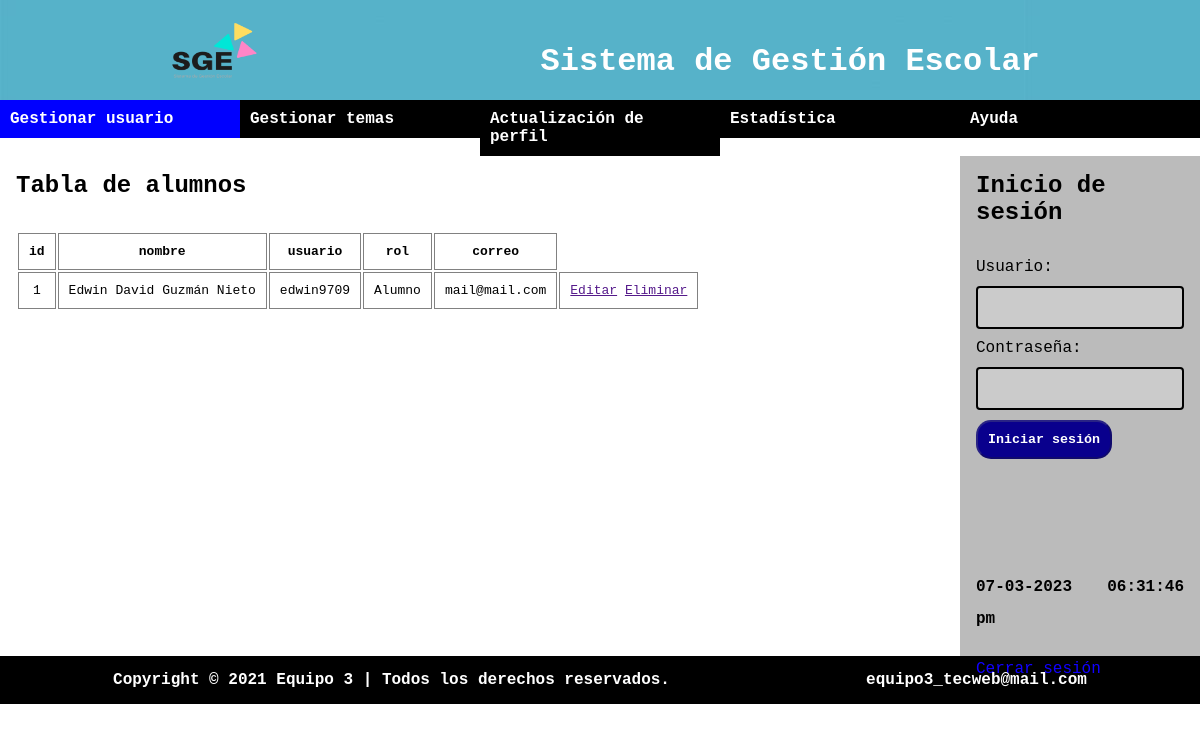
Screenshot of /Proyecto/gestionar-alumno.php (signed in) with the database file from the repository.
### tables this page shows
CREATE TABLE `usuarios` (
  `id_usuario` int(11) NOT NULL,
  `nombre` varchar(35) NOT NULL,
  `usuario` varchar(15) NOT NULL,
  `tipo_usuario` varchar(25) NOT NULL,
  `correo` varchar(25) NOT NULL,
  `contrasena` varchar(8) NOT NULL
);

### Proyecto/gestionar-alumno.php (the view, shortened to what this page needs)
<?php
include('conexion.php');
if(isset($_SESSION['usuario'])):
?>
<!DOCTYPE html>
<html lang="en">
<head>
    <link rel="stylesheet" href="/project/css/main.css" type="text/css" />
</head>
<body>
    <header>
        <img class="logo" src="/project/src/logo.png" alt="logo" />
        <h1>Sistema de Gestión Escolar</h1>
    </header>
    <nav>
        <ul class="nav">
            <li><a href="#" style="background-color: blue;">Gestionar usuario</a>
            </li>
            <li><a href="">Gestionar temas</a>
            </li>
            <li><a href="">Actualización de perfil</a>
            </li>
            <li><a href="">Estadística</a></li>
            <li><a href="">Ayuda</a></li>
        </ul>
    </nav>
    <section name="area-desplegar">
        <h2>Tabla de alumnos</h2>
        <table>
        <tr>
            <th>id</th>
            <th>nombre</th>
            <th>usuario</th>
            <th>rol</th>
            <th>correo</th>
        </tr>
        <?php
        $alumnos= mysqli_query($conexion,"SELECT id_usuario, nombre, usuario, tipo_usuario, correo FROM `usuarios` WHERE tipo_usuario='Alumno'");
        $res_alum= mysqli_num_rows($alumnos);
        if($res_alum > 0){
            while($data = mysqli_fetch_array($alumnos)){
        ?>
        <tr>
            <td><?php echo $data["id_usuario"]?></td>
            <td><?php echo $data["nombre"]?></td>
            <td><?php echo $data["usuario"]?></td>
            <td><?php echo $data["tipo_usuario"]?></td>
            <td><?php echo $data["correo"]?></td>
            <td>
                <a href="">Editar</a>
                <a href="">Eliminar</a>
            </td>
        </tr>
        <?php
            }
        }
        ?>
        </table>
        </section>
    <aside>
        <h2>Inicio de sesión</h2>
        <form action="" class="login-form">
            <label for="">Usuario:</label>
            <input type="email" disabled>
            <label for="">Contraseña:</label>
            <input type="email" disabled>
            <button type="submit" class="inactive" disabled>Iniciar sesión</button>
            <p style="margin-top: 7rem;"><b>
            <?php
            $DateAndTime = date('m-d-Y h:i:s a', time());
            echo  $DateAndTime;
            ?></b>
            </p>
            <a href="/project/cerrar_sesion.php">Cerrar sesión</a>
        </form>
    </aside>
        <footer>
            <h4>Copyright © 2021 Equipo 3 | Todos los derechos reservados.</h4>
            <h4>equipo3_tecweb@mail.com</h4>
        </footer>
</body>
</html>
<?php else: ?>
<script LANGUAGE="javascript">   location.href = "usuario-noregistrado.php";   </script>
<?php endif; ?>

### Proyecto/css/main.css (style rules this page uses)
* { margin: 0; padding: 0; box-sizing: border-box; font-family: "Courier New", Courier, monospace; }
p { margin: 10px 0 10px auto; text-align: justify; line-height: 200%; }
.logo { height: 60px; width: 100px; }
header { display: flex; align-items: flex-end; background-image: url('/project/src/fondo.jpg'); padding: 20px; justify-content: space-around; vertical-align: middle; color: white; }
nav { background-color: #000; }
ul, ol { list-style: none; font-weight: bold; }
.nav>li { float: left; width: 20%; }
.nav li a { background-color: #000; color: #fff; text-decoration: none; padding: 10px 10px; display: block; }
.inactive { pointer-events: none; color: grey; }
section { width: 80%; height: 500px; float: left; padding: 1rem; }
aside { width: 20%; height: 500px; background-color: rgba(141, 141, 141, 0.596); float: left; padding: 1rem; }
.login-form { margin-top: 2rem; }
.login-form input { width: 100%; padding: 12px 20px; margin: 10px 0; box-sizing: border-box; border-radius: 4px; border: 2px solid black; }
.login-form button { margin: 0 auto; color: white; background-color: rgb(9, 0, 141); padding: 10px; border-radius: 15px; font-weight: bold; }
.login-form a { display: inline-block; margin-top: 15px; color: rgb(17, 0, 255); text-decoration: none; }
.form-contacto label, textarea, button { font-weight: bolder; margin-left: 2rem; }
textarea, input { border-radius: 5px; }
table { font-size: small; text-align: center; margin-top: 2rem; border-collapse: separate; border-radius: 8px; }
td, th { border: 1px rgb(129, 129, 129) solid; padding: 10px; }
footer { color: white; background-color: black; padding: 15px; width: 100%; display: flex; align-items: center; justify-content: space-around; }

### rows the page displays
usuarios: id_usuario "1", nombre "Edwin David Guzmán Nieto", usuario "edwin9709", tipo_usuario "Alumno", correo "mail@mail.com"
